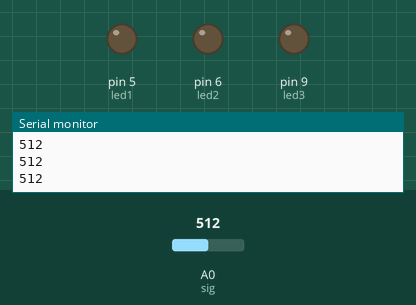
This sketch was run on a simulated Arduino Uno, built with avr-gcc and run on an emulated ATmega328P. Parts: output pins drawn as LEDs (lit = HIGH), the last lines printed to the serial monitor. The inputs (shaded band) are chosen by the test bench; at power-on: A0 (sig) = 512. Pins used as bus, display or sensor lines are not drawn.

Above: at 1.3 s.
1.4 s: A0 (sig) set to 6
3.2 s: A0 (sig) set to 3
At 5.2 s:
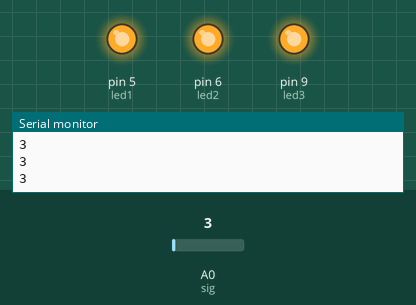
5.5 s: A0 (sig) set to 122
At 6.9 s:
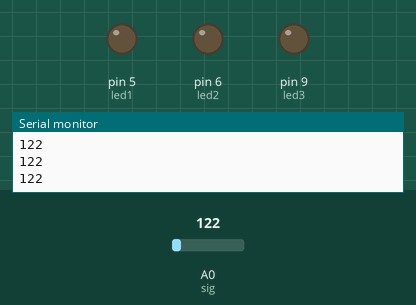
7.5 s: A0 (sig) set to 0
At 8.5 s:
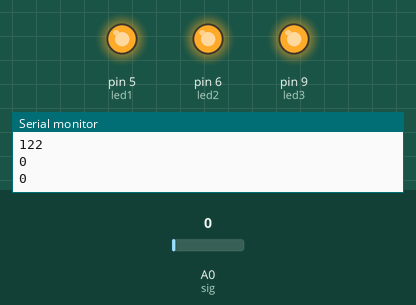
Timing chart, 0 to 10.5 s (numbered marks = the images above; inputs shaded):
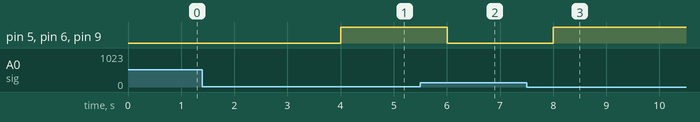

The sketch:

lightSensor.ino
```cpp
/**
 * Created on October 2015
 * by Varun Malhotra
 */

int sig = 0;
int vcc = 3;
int led1 = 5;
int led2 = 6;
int led3 = 9;
//int ledAnlg = 8;

void setup() {
  // put your setup code here, to run once:
analogReference(DEFAULT);
Serial.begin(9600);
pinMode(vcc, OUTPUT);
pinMode(led1, OUTPUT);
pinMode(led2, OUTPUT);
pinMode(led3, OUTPUT);
}

void loop() {
  // put your main code here, to run repeatedly:
digitalWrite(vcc, HIGH);
int value = analogRead(sig);
Serial.println(value);
delay(500);
//constrain(value, 38, 170);
//int val = value;
//constrain(val, 50, 170);
//val = map(val, 50, 170, 255, 0);
//analogWrite(ledAnlg, val);

  if (value < 5) {
    digitalWrite(led1,HIGH);
    digitalWrite(led2, HIGH);
    digitalWrite(led3, HIGH);
  } else {
    digitalWrite(led1,LOW);
    digitalWrite(led2, LOW);
    digitalWrite(led3, LOW);

  }
}
```

Measured:
- the behaviour switches between 5 and 4 on A0 (sig) (found by bisection; images 0 and 1)
- after the input at 3.2 s, pin 5 (led1), pin 6 (led2), pin 9 (led3): LOW → HIGH after 0.80 s
- after the input at 5.5 s, pin 5 (led1), pin 6 (led2), pin 9 (led3): HIGH → LOW after 0.50 s
- after the input at 7.5 s, pin 5 (led1), pin 6 (led2), pin 9 (led3): LOW → HIGH after 0.50 s
